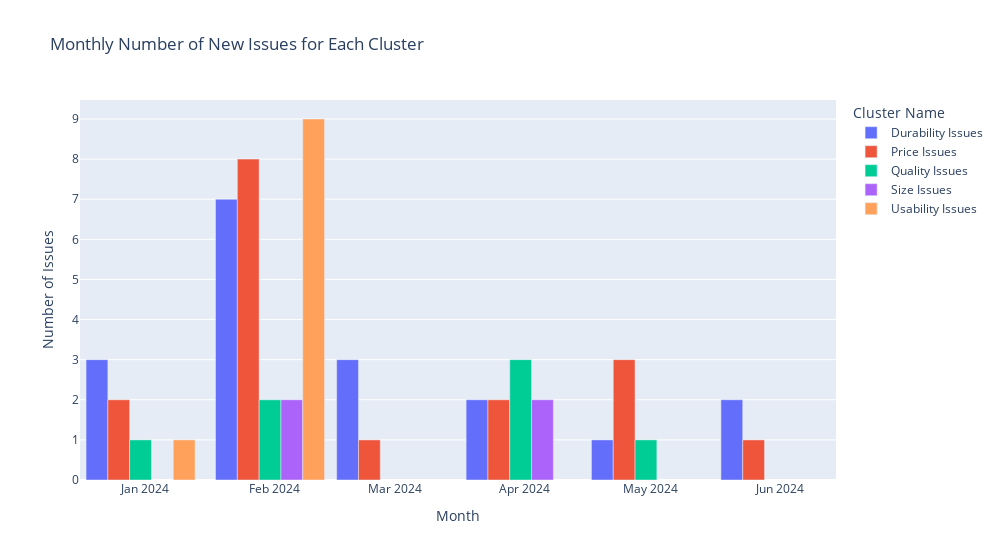

Notebook source saved alongside this figure:
### Markdown cell above
# Dynamic

### Code cell
import pandas as pd
import plotly.express as px
import locale

# Set locale to English
locale.setlocale(locale.LC_TIME, 'en_US.UTF-8')

# Sample data
data = pd.merge(issues, dates_df, on='Review ID')

# Convert 'date' column to datetime if not already
data['date'] = pd.to_datetime(data['date'])

# Resample to monthly frequency and count the number of issues
monthly_issues = data.groupby(['Cluster Name', pd.Grouper(key='date', freq='ME')]).size().reset_index(name='Issue Count')

# Create a string for the hover data combining issue descriptions
data['hover_text'] = data['Issue'] + " (" + data['date'].dt.strftime('%d.%m.%y') + ")"
hover_text_df = data.groupby(['Cluster Name', pd.Grouper(key='date', freq='ME')])['hover_text'].apply(lambda x: '<br>'.join(x)).reset_index()

# Merge hover_text back to monthly_issues
monthly_issues = monthly_issues.merge(hover_text_df, on=['date', 'Cluster Name'], how='left')

# Plot using plotly
fig = px.bar(monthly_issues, x='date', y='Issue Count', color='Cluster Name', barmode='group',
             custom_data=['hover_text'],
             title='Monthly Number of New Issues for Each Cluster')

# Update hover template to show issues only
fig.update_traces(hovertemplate='%{customdata}')

fig.update_layout(xaxis_title='Month', yaxis_title='Number of Issues',  width=1000,  # Set the width of the plot
    bargap=0.1)   # Set the gap between bars (0 to 1, where 0 is no gap and 1 is full gap))

fig.write_html("plot.html")


fig.show()

### Figure 1 — Plotly figure (JSON) as saved in the notebook; plotly's stock layout.template omitted (floating-point values rounded to 4 significant figures)
{"data": [{"alignmentgroup": "True", "customdata": [["Würfel verreist noch nicht mal einer Woche kaputt (30.12.23)<br>Folie geht nach 1 Tag ab (25.12.23)<br>Broken after not a day use (23.12.23)"], ["Folie löst sich nach einem Monat (22.01.24)<br>Folie komplett abgerissen nach mehreren Wochen (22.01.24)<br>Würfel unbrauchbar (22.01.24)<br>Folie geht auseinander (19.01.24)<br>Teile halten nur mit Folie zusammen (19.01.24)<br>Verbindung brach schnell nach (02.01.24)<br>nur noch äußerst vorsichtig genutzt werden kann (02.01.24)"], ["nur eine leere Packung erhalten (17.02.24)<br>nichts drin außer das Handbuch und die Verpackung (17.02.24)<br>Die Folie auf dem Würfel ist nach zwei Monaten gerissen (10.02.24)"], ["nicht stabil (21.03.24)<br>ziemlich schnell hinüber (21.03.24)"], ["am nächsten Tag schon gerissen (10.04.24)"], ["Die geklebte Folie löst sich ab (25.05.24)<br>Es war nach wenigen Minuten kaputt (05.05.24)"]], "hovertemplate": "%{customdata}", "legendgroup": "Durability Issues", "marker": {"color": "#636efa", "pattern": {"shape": ""}}, "name": "Durability Issues", "offsetgroup": "Durability Issues", "orientation": "v", "showlegend": true, "textposition": "auto", "type": "bar", "x": ["2023-12-31T00:00:00", "2024-01-31T00:00:00", "2024-02-29T00:00:00", "2024-03-31T00:00:00", "2024-04-30T00:00:00", "2024-05-31T00:00:00"], "xaxis": "x", "y": [3, 7, 3, 2, 1, 2], "yaxis": "y"}, {"alignmentgroup": "True", "customdata": [["zu teuer (27.12.23)<br>Für diesen Würfel 25,00 EURO zu verlangen ist zu viel. (18.12.23)"], ["viel zu teuer verkauft (28.01.24)<br>zu teuer (25.01.24)<br>Preis zu hoch für überzogenen Kunststoff (22.01.24)<br>Preis von 25 € scheint mir etwas überteuert (21.01.24)<br>Preis zu hoch (19.01.24)<br>für den Preis ein wenig simpel (17.01.24)<br>Ist das Geld nicht wert (06.01.24)<br>Extrem überteuert (04.01.24)"], ["Dafür ist er zu teuer (10.02.24)"], ["Preis von um die 25 Euro aufzurufen, ist fast schon unverschämt (25.03.24)<br>viel zu teuer (21.03.24)"], ["Angebotspreis von 20€ ist eine Frechheit (04.04.24)<br>Preis ist eindeutig zu hoch (04.04.24)<br>Für den hohen Preis habe ich deutlich mehr erwartet (04.04.24)"], ["Dauerhaltbarkeit könnte deutlich besser sein (19.05.24)"]], "hovertemplate": "%{customdata}", "legendgroup": "Price Issues", "marker": {"color": "#EF553B", "pattern": {"shape": ""}}, "name": "Price Issues", "offsetgroup": "Price Issues", "orientation": "v", "showlegend": true, "textposition": "auto", "type": "bar", "x": ["2023-12-31T00:00:00", "2024-01-31T00:00:00", "2024-02-29T00:00:00", "2024-03-31T00:00:00", "2024-04-30T00:00:00", "2024-05-31T00:00:00"], "xaxis": "x", "y": [2, 8, 1, 2, 3, 1], "yaxis": "y"}, {"alignmentgroup": "True", "customdata": [["Ist ein bisschen ipsig (25.12.23)"], ["einfachem Plastik (06.01.24)<br>bessere Qualität erwartet (02.01.24)"], ["hergestellt aus einer Art Pappdeckel, der so filigran wirkt, als wenn gleich alles auseinander reisst (25.03.24)<br>Man muss beim ersten mal aufklappen schon aufpassen, dass man das Ding nicht gleich kaputt macht (25.03.24)<br>nicht stabil (21.03.24)"], ["nicht robust genug für eine 8-jährige (15.04.24)"]], "hovertemplate": "%{customdata}", "legendgroup": "Quality Issues", "marker": {"color": "#00cc96", "pattern": {"shape": ""}}, "name": "Quality Issues", "offsetgroup": "Quality Issues", "orientation": "v", "showlegend": true, "textposition": "auto", "type": "bar", "x": ["2023-12-31T00:00:00", "2024-01-31T00:00:00", "2024-03-31T00:00:00", "2024-04-30T00:00:00"], "xaxis": "x", "y": [1, 2, 3, 1], "yaxis": "y"}, {"alignmentgroup": "True", "customdata": [["kleiner als erwartet (17.01.24)<br>Sehr klein (10.01.24)"], ["zu klein (21.03.24)<br>Das Ding ist kleiner als es dargestellt wird. (06.03.24)"]], "hovertemplate": "%{customdata}", "legendgroup": "Size Issues", "marker": {"color": "#ab63fa", "pattern": {"shape": ""}}, "name": "Size Issues", "offsetgroup": "Size Issues", "orientation": "v", "showlegend": true, "textposition": "auto", "type": "bar", "x": ["2024-01-31T00:00:00", "2024-03-31T00:00:00"], "xaxis": "x", "y": [2, 2], "yaxis": "y"}, {"alignmentgroup": "True", "customdata": [["sehe da keinen „Spielwert“ (23.12.23)"], ["nach 5 Minuten gelangweilt (25.01.24)<br>nichtmal aufbekommen (25.01.24)<br>mit Gewalt öffnen und kaputt machen (25.01.24)<br>nur aus Pappe (25.01.24)<br>Es gibt nur eine Lösung und ein paar triviale andere Figuren (04.01.24)<br>Nach 5 min hat man alles durch (04.01.24)<br>Kein vergleich mit Rubix (04.01.24)<br>Bin mega frustriert (04.01.24)<br>schwer ist nicht für 7 jährige (01.01.24)"]], "hovertemplate": "%{customdata}", "legendgroup": "Usability Issues", "marker": {"color": "#FFA15A", "pattern": {"shape": ""}}, "name": "Usability Issues", "offsetgroup": "Usability Issues", "orientation": "v", "showlegend": true, "textposition": "auto", "type": "bar", "x": ["2023-12-31T00:00:00", "2024-01-31T00:00:00"], "xaxis": "x", "y": [1, 9], "yaxis": "y"}], "layout": {"bargap": 0.1, "barmode": "group", "legend": {"title": {"text": "Cluster Name"}, "tracegroupgap": 0}, "title": {"text": "Monthly Number of New Issues for Each Cluster"}, "width": 1000, "xaxis": {"anchor": "y", "domain": [0, 1], "title": {"text": "Month"}}, "yaxis": {"anchor": "x", "domain": [0, 1], "title": {"text": "Number of Issues"}}}}
